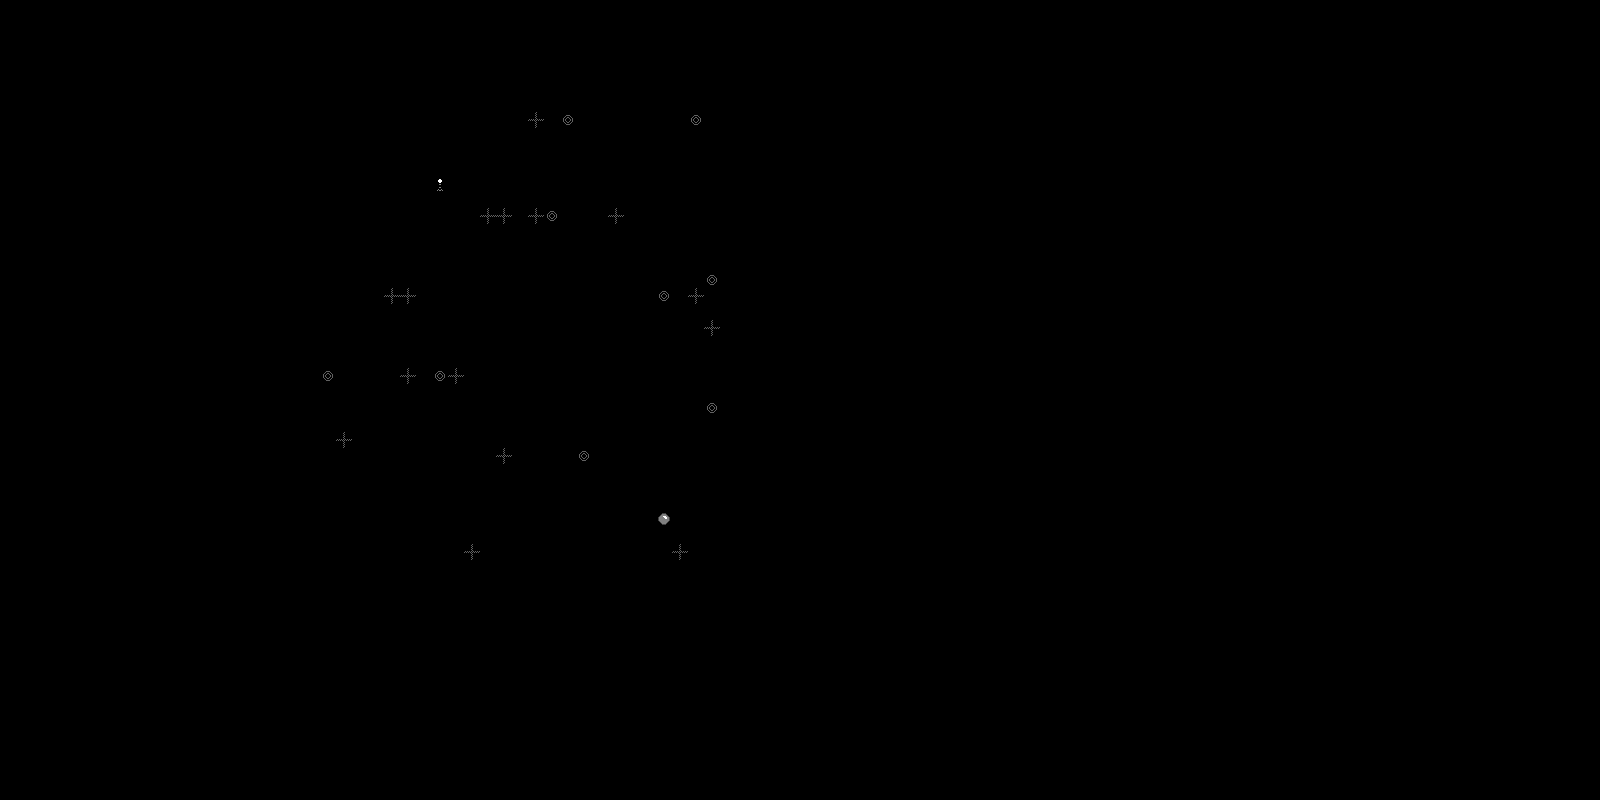

A level layout from a 2D game, rendered from its tile map. Below: a short description, then the map file with tile-grid data replaced by summaries:
An orthogonal 100x50 tile map with 16x16 px tiles, 1 tile layer (Tile Layer 1).

<map version="1.0" orientation="orthogonal" width="100" height="50" tilewidth="16" tileheight="16">
 <tileset firstgid="1" source="terrain2.tsx" />
 <layer name="Tile Layer 1" width="100" height="50">
  <data>[5000 cells, 499 non-empty, 30 distinct tile ids]</data>
 </layer>
</map>
